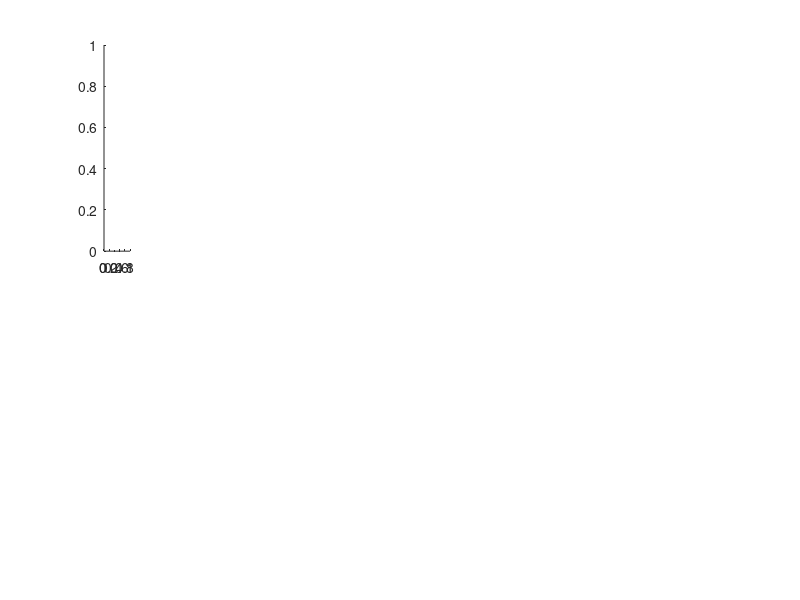
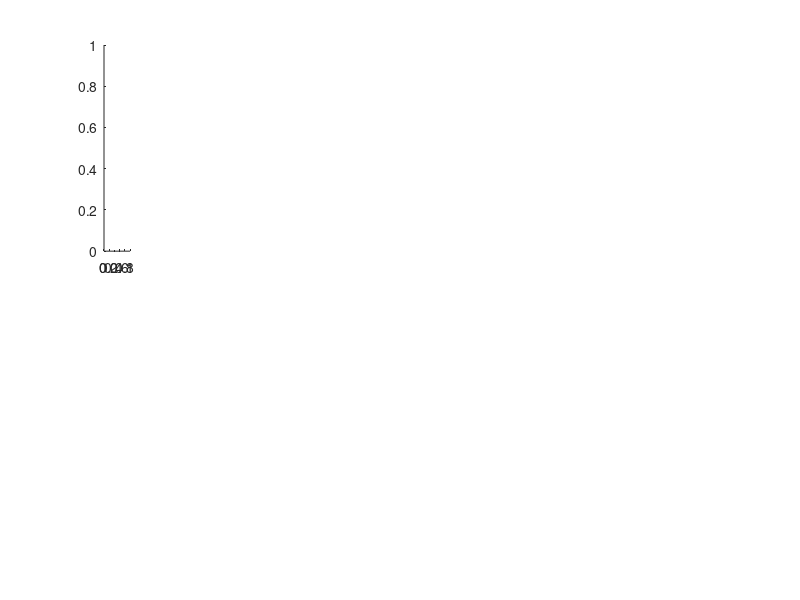

Here is the MATLAB script that generated these plots, in order: (Note: this script raises an error after producing the figures.)
%plots the boxplots of each UF1-10 problem and the IGD, fast hypervolume
%(jmetal) and the additive epsilon values for each algorithm

problemName = {'WFG7'};
% problemName = {'UF1_','UF2','UF3','UF4','UF5','UF6','UF7','UF8','UF9','UF10'};
% problemName = {'WFG1','WFG2','WFG3','WFG4','WFG5','WFG6','WFG7','WFG8','WFG9'};
% problemName = {'DTLZ1_','DTLZ2_','DTLZ3_','DTLZ4_','DTLZ5_','DTLZ6_','DTLZ7_'};
% problemName = {'UF1_','UF2','UF3','UF4','UF5','UF6','UF7','UF8','UF9','UF10',...
%             'WFG1','WFG2','WFG3','WFG4','WFG5','WFG6','WFG7','WFG8','WFG9',...
%             'DTLZ1_','DTLZ2_','DTLZ3_','DTLZ4_','DTLZ5_','DTLZ6_','DTLZ7_'};
selectors = {'Probability','Adaptive'};
selectorShort = {'PM','AP'};
base = 'De';

switch base
    case {'De'}
        creditDef = {'OP-De','SI-De','CS-De'};
        mode = 'MOEAD';
    case{'Do'}
        creditDef = {'OP-Do','SI-PF','CS-Do-PF'};
        mode = 'NSGAII';
    case{'I'}
        creditDef = {'OP-I','SI-I','CS-I'};
        mode = 'IBEA';
end

path = '/Users/nozomihitomi/Dropbox/MOHEA';
% path = 'C:\Users\SEAK2\Nozomi\MOHEA\';
mres_path =strcat(path,filesep,'mResExperimentB2');
% res_path = '/Users/nozomihitomi/Desktop/untitled folder';

b = length(selectors)*length(creditDef);

h1 = figure(1); %IGD
clf(h1)
set(h1,'Position',[150, 300, 1200,600]);
hsubplot1 = cell(length(problemName),1);
for i=1:length(problemName)
    hsubplot1{i}=subplot(2,13,i);
end
h2 = figure(2); %fHV
clf(h2)
set(h2,'Position',[150, 100, 1200,600]);
hsubplot2 = cell(length(problemName),1);
for i=1:length(problemName)
    hsubplot2{i}=subplot(2,13,i);
end

leftPos = 0.03;
topPos = 0.7;
bottomPos = 0.25;
intervalPos = (1-leftPos)/5+0.005;
width = 0.16;
height = 0.2;

statsIGD = zeros(length(problemName),b,3);
statsfHV = zeros(length(problemName),b,3);

dataET = zeros(30,6,length(problemName));

for i=1:length(problemName)
    probName = problemName{i};
    [benchmarkDataIGD,label_names] = getBenchmarkVals(path,probName,'finalIGD',mode);
    [benchmarkDatafHV,~] = getBenchmarkVals(path,probName,'finalHV',mode);
    [a,c] = size(benchmarkDataIGD);
    %box plot colors for benchmarks
    boxColors = 'rkm';
    
    dataIGD = cat(2,benchmarkDataIGD,zeros(a,b));
    datafHV = cat(2,benchmarkDatafHV,zeros(a,b));
    
    label_names_IGD=label_names;
    label_names_fHV=label_names;
    
    %check significance between best and default in IGD
    if strcmp(mode,'MOEAD')
        [p,sig] = runMWUsignificance(strcat(mres_path,filesep,'DefaultMOEAD'),'MOEAD','de+pm',strcat(mres_path,filesep,'finalIGDbest1opMOEAD'),'MOEAD',probName,'finalIGD');
    elseif strcmp(mode,'NSGAII')
        [p,sig] = runMWUsignificance(strcat(mres_path,filesep,'DefaultNSGAII'),'NSGAII','sbx+pm',strcat(mres_path,filesep,'finalIGDbest1opNSGAII'),'NSGAII',probName,'finalIGD');
    else strcmp(mode,'IBEA')
        [p,sig] = runMWUsignificance(strcat(mres_path,filesep,'DefaultIBEA'),'IBEA','sbx+pm',strcat(mres_path,filesep,'finalIGDbest1opIBEA'),'IBEA',probName,'finalIGD');
    end
    extra = '';
    if sig==1
        extra = '(-)';
        statsIGD(i,1,3) = 1;
    elseif sig==-1
        extra = '(+)';
        statsIGD(i,1,1) = 1;
    else
        statsIGD(i,1,2) = 1;
    end
    %check significance between best and default in HV
     if strcmp(mode,'MOEAD')
        [p,sig] = runMWUsignificance(strcat(mres_path,filesep,'DefaultMOEAD'),'MOEAD','de+pm',strcat(mres_path,filesep,'finalHVbest1opMOEAD'),'MOEAD',probName,'finalHV');
    elseif strcmp(mode,'NSGAII')
        [p,sig] = runMWUsignificance(strcat(mres_path,filesep,'DefaultNSGAII'),'NSGAII','sbx+pm',strcat(mres_path,filesep,'finalHVbest1opNSGAII'),'NSGAII',probName,'finalHV');
    else strcmp(mode,'IBEA')
        [p,sig] = runMWUsignificance(strcat(mres_path,filesep,'DefaultIBEA'),'IBEA','sbx+pm',strcat(mres_path,filesep,'finalHVbest1opIBEA'),'IBEA',probName,'finalHV');
    end
    extra = '';
    if sig==1
        extra = '(+)';
        statsfHV(i,1,1) = 1;
    elseif sig==-1
        extra = '(-)';
        statsfHV(i,1,3) = 1;
    else
        statsfHV(i,1,2) = 1;
    end
    label_names_IGD{1} = strcat(label_names_IGD{1},extra);
    label_names_fHV{1} = strcat(label_names_fHV{1},extra);
    
    %check significance between rand and bestin IGD
     if strcmp(mode,'MOEAD')
%         [p,sig] = runMWUsignificance(strcat(mres_path,filesep,'RandomMOEAD'),'Random','OP-De',strcat(mres_path,filesep,'finalHVbest1opMOEAD'),'MOEAD',probName,'finalIGD');
        [p,sig] = runMWUsignificance(strcat(mres_path,filesep,'RandomMOEAD'),'Random','OP-De',strcat(mres_path,filesep,'DefaultMOEAD'),'MOEAD',probName,'finalIGD');
    elseif strcmp(mode,'NSGAII')
%         [p,sig] = runMWUsignificance(strcat(mres_path,filesep,'RandomNSGAII'),'Random','OP-Do',strcat(mres_path,filesep,'finalHVbest1opNSGAII'),'NSGAII',probName,'finalIGD');
        [p,sig] = runMWUsignificance(strcat(mres_path,filesep,'RandomNSGAII'),'Random','OP-Do',strcat(mres_path,filesep,'DefaultNSGAII'),'NSGAII',probName,'finalIGD');
    else strcmp(mode,'IBEA')
%         [p,sig] = runMWUsignificance(strcat(mres_path,filesep,'RandomIBEA'),'Random','OP-I',strcat(mres_path,filesep,'finalHVbest1opIBEA'),'IBEA',probName,'finalIGD');
        [p,sig] = runMWUsignificance(strcat(mres_path,filesep,'RandomIBEA'),'Random','OP-I',strcat(mres_path,filesep,'DefaultIBEA'),'IBEA',probName,'finalIGD');
     end
    extra = '';
    if sig==1
        extra = '(-)';
        statsIGD(i,3,3) = 1;
    elseif sig==-1
        extra = '(+)';
        statsIGD(i,3,1) = 1;
    else
        statsIGD(i,3,2) = 1;
    end
    if strcmp(mode,'MOEAD')
%         [p,sig] = runMWUsignificance(strcat(mres_path,filesep,'RandomMOEAD'),'Random','OP-De',strcat(mres_path,filesep,'finalHVbest1opMOEAD'),'MOEAD',probName,'finalHV');
        [p,sig] = runMWUsignificance(strcat(mres_path,filesep,'RandomMOEAD'),'Random','OP-De',strcat(mres_path,filesep,'DefaultMOEAD'),'MOEAD',probName,'finalHV');
    elseif strcmp(mode,'NSGAII')
%         [p,sig] = runMWUsignificance(strcat(mres_path,filesep,'RandomNSGAII'),'Random','OP-Do',strcat(mres_path,filesep,'finalHVbest1opNSGAII'),'NSGAII',probName,'finalHV');
        [p,sig] = runMWUsignificance(strcat(mres_path,filesep,'RandomNSGAII'),'Random','OP-Do',strcat(mres_path,filesep,'DefaultNSGAII'),'NSGAII',probName,'finalHV');
    else strcmp(mode,'IBEA')
%         [p,sig] = runMWUsignificance(strcat(mres_path,filesep,'RandomIBEA'),'Random','OP-I',strcat(mres_path,filesep,'finalHVbest1opIBEA'),'IBEA',probName,'finalHV');
        [p,sig] = runMWUsignificance(strcat(mres_path,filesep,'RandomIBEA'),'Random','OP-I',strcat(mres_path,filesep,'DefaultIBEA'),'IBEA',probName,'finalHV');        
     end
    extra = '';
    if sig==1
        extra = '(+)';
        statsfHV(i,3,1) = 1;
    elseif sig==-1
        extra = '(-)';
        statsfHV(i,3,3) = 1;
    else
        statsfHV(i,3,2) = 1;
    end
    label_names_IGD{3} = strcat(label_names_IGD{3},extra);
    label_names_fHV{3} = strcat(label_names_fHV{3},extra);
    
    for j=1:length(selectors)
        for k=1:length(creditDef)
            c = c+1;
            origin = cd(mres_path);
            file = dir(strcat(probName,'*',selectors{j},'*',creditDef{k},'.mat'));
            load(file.name,'res'); %assume that the reults stored in vairable named res
            cd(origin);
            
            dataIGD(:,c) = res.finalIGD;
            datafHV(:,c) = res.finalHV;
            
            if strcmp(mode,'MOEAD');
%                 [p,sig] = runMWUsignificance(mres_path,selectors{j},creditDef{k},strcat(mres_path,filesep,'finalIGDbest1opMOEAD'),'MOEAD',probName,'finalIGD');
%                 [p,sig] = runMWUsignificance(mres_path,selectors{j},creditDef{k},strcat(mres_path,filesep,'DefaultMOEAD'),'MOEAD',probName,'finalIGD');
                [p,sig] = runMWUsignificance(mres_path,selectors{j},creditDef{k},strcat(mres_path,filesep,'RandomMOEAD'),'Random_OP-De',probName,'finalIGD');
            elseif strcmp(mode,'NSGAII')
%                 [p,sig] = runMWUsignificance(mres_path,selectors{j},creditDef{k},strcat(mres_path,filesep,'finalIGDbest1opNSGAII'),'NSGAII',probName,'finalIGD');
%                 [p,sig] = runMWUsignificance(mres_path,selectors{j},creditDef{k},strcat(mres_path,filesep,'DefaultNSGAII'),'NSGAII',probName,'finalIGD');
                [p,sig] = runMWUsignificance(mres_path,selectors{j},creditDef{k},strcat(mres_path,filesep,'RandomNSGAII'),'Random_OP-Do',probName,'finalIGD');
            elseif strcmp(mode,'IBEA')
%                 [p,sig] = runMWUsignificance(mres_path,selectors{j},creditDef{k},strcat(mres_path,filesep,'finalIGDbest1opIBEA'),'IBEA',probName,'finalIGD');
%                 [p,sig] = runMWUsignificance(mres_path,selectors{j},creditDef{k},strcat(mres_path,filesep,'DefaultIBEA'),'IBEA',probName,'finalIGD');
                [p,sig] = runMWUsignificance(mres_path,selectors{j},creditDef{k},strcat(mres_path,filesep,'RandomIBEA'),'Random_OP-I',probName,'finalIGD');
            end
            extra = '';
            if sig==1
                extra = '(-)';
                statsIGD(i,c,3) = 1;
            elseif sig==-1
                extra = '(+)';
                statsIGD(i,c,1) = 1;
            else
                statsIGD(i,c,2) = 1;
            end
            label_names_IGD = [label_names_IGD,strcat(selectorShort{j},'-',creditDef{k},extra)]; %concats the labels
            
            if strcmp(mode,'MOEAD');
%                 [p,sig] = runMWUsignificance(mres_path,selectors{j},creditDef{k},strcat(mres_path,filesep,'finalHVbest1opMOEAD'),'MOEAD',probName,'finalHV');
%                 [p,sig] = runMWUsignificance(mres_path,selectors{j},creditDef{k},strcat(mres_path,filesep,'DefaultMOEAD'),'MOEAD',probName,'finalHV');
                [p,sig] = runMWUsignificance(mres_path,selectors{j},creditDef{k},strcat(mres_path,filesep,'RandomMOEAD'),'Random_OP-De',probName,'finalHV');
            elseif strcmp(mode,'NSGAII')
%                 [p,sig] = runMWUsignificance(mres_path,selectors{j},creditDef{k},strcat(mres_path,filesep,'finalHVbest1opNSGAII'),'NSGAII',probName,'finalHV');
%                 [p,sig] = runMWUsignificance(mres_path,selectors{j},creditDef{k},strcat(mres_path,filesep,'DefaultNSGAII'),'NSGAII',probName,'finalHV');
                [p,sig] = runMWUsignificance(mres_path,selectors{j},creditDef{k},strcat(mres_path,filesep,'RandomNSGAII'),'Random_OP-Do',probName,'finalHV');
            elseif strcmp(mode,'IBEA')
%                 [p,sig] = runMWUsignificance(mres_path,selectors{j},creditDef{k},strcat(mres_path,filesep,'finalHVbest1opIBEA'),'IBEA',probName,'finalHV');
%                 [p,sig] = runMWUsignificance(mres_path,selectors{j},creditDef{k},strcat(mres_path,filesep,'DefaultIBEA'),'IBEA',probName,'finalHV');
                [p,sig] = runMWUsignificance(mres_path,selectors{j},creditDef{k},strcat(mres_path,filesep,'RandomIBEA'),'Random_OP-I',probName,'finalHV');
            end
            extra = '';
            if sig==1
                extra = '(+)';
                statsfHV(i,c,1) = 1;
            elseif sig==-1
                extra = '(-)';
                statsfHV(i,c,3) = 1;
            else
                statsfHV(i,c,2) = 1;
            end
            label_names_fHV = {label_names_fHV{:},strcat(selectorShort{j},'-',creditDef{k},extra)}; %concats the labels
            boxColors = strcat(boxColors,'b');
        end
    end
    
    if strcmp(probName,'UF1_')
        probName = 'UF1';
    end
    
    figure(h1) 
    [~,ind]=min(mean(dataIGD,1));
    label_names_IGD{ind} = strcat('\bf{',label_names_IGD{ind},'}');
    boxplot(hsubplot1{i},dataIGD(:,1:end),label_names_IGD(:,1:end),'colors',boxColors(:,1:end),'boxstyle','filled','medianstyle','target','symbol','+')
    set(hsubplot1{i},'TickLabelInterpreter','tex');
    set(hsubplot1{i},'XTickLabelRotation',90);
    set(hsubplot1{i},'FontSize',13)
    title(hsubplot1{i},probName)
    %ensures all boxplot axes are the same size and aligned.
    if i<6
        set(hsubplot1{i},'Position',[leftPos+intervalPos*(i-1),topPos,width,height]);
    else
        set(hsubplot1{i},'Position',[leftPos+intervalPos*(i-6),bottomPos,width,height]);
    end
    
    figure(h2)
    [~,ind]=max(mean(datafHV,1));
    label_names_fHV{ind} = strcat('\bf{',label_names_fHV{ind},'}');
    boxplot(hsubplot2{i},datafHV(:,1:end),label_names_fHV(:,1:end),'colors',boxColors(:,1:end),'boxstyle','filled','medianstyle','target','symbol','+')
    set(hsubplot2{i},'TickLabelInterpreter','tex');
    set(hsubplot2{i},'XTickLabelRotation',90);
    set(hsubplot2{i},'FontSize',13);
    title(hsubplot2{i},probName)
    %ensures all boxplot axes are the same size and aligned.
    if i<6
        set(hsubplot2{i},'Position',[leftPos+intervalPos*(i-1),topPos,width,height]);
    else
        set(hsubplot2{i},'Position',[leftPos+intervalPos*(i-6),bottomPos,width,height]);
    end
end

statsIGD = squeeze(sum(statsIGD,1))
statsfHV = squeeze(sum(statsfHV,1))
% % 


% saveas(h1,strcat(base,'_IGD'),'fig');
% saveas(h2,strcat(base,'_HV'),'fig');
